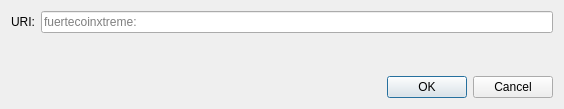
<?xml version="1.0" encoding="UTF-8"?>
<ui version="4.0">
 <class>OpenURIDialog</class>
 <widget class="QDialog" name="OpenURIDialog">
  <property name="geometry">
   <rect>
    <x>0</x>
    <y>0</y>
    <width>564</width>
    <height>109</height>
   </rect>
  </property>
  <property name="windowTitle">
   <string>Open fuertecoinxtreme URI</string>
  </property>
  <layout class="QVBoxLayout" name="verticalLayout">
   <item>
    <layout class="QHBoxLayout" name="horizontalLayout">
     <item>
      <widget class="QLabel" name="label">
       <property name="text">
        <string>URI:</string>
       </property>
      </widget>
     </item>
     <item>
      <widget class="QValidatedLineEdit" name="uriEdit">
       <property name="placeholderText">
        <string notr="true">fuertecoinxtreme:</string>
       </property>
      </widget>
     </item>
    </layout>
   </item>
   <item>
    <spacer name="verticalSpacer">
     <property name="orientation">
      <enum>Qt::Vertical</enum>
     </property>
     <property name="sizeHint" stdset="0">
      <size>
       <width>20</width>
       <height>40</height>
      </size>
     </property>
    </spacer>
   </item>
   <item>
    <widget class="QDialogButtonBox" name="buttonBox">
     <property name="orientation">
      <enum>Qt::Horizontal</enum>
     </property>
     <property name="standardButtons">
      <set>QDialogButtonBox::Cancel|QDialogButtonBox::Ok</set>
     </property>
    </widget>
   </item>
  </layout>
 </widget>
 <customwidgets>
  <customwidget>
   <class>QValidatedLineEdit</class>
   <extends>QLineEdit</extends>
   <header>qt/qvalidatedlineedit.h</header>
  </customwidget>
 </customwidgets>
 <resources/>
 <connections>
  <connection>
   <sender>buttonBox</sender>
   <signal>accepted()</signal>
   <receiver>OpenURIDialog</receiver>
   <slot>accept()</slot>
   <hints>
    <hint type="sourcelabel">
     <x>248</x>
     <y>254</y>
    </hint>
    <hint type="destinationlabel">
     <x>157</x>
     <y>274</y>
    </hint>
   </hints>
  </connection>
  <connection>
   <sender>buttonBox</sender>
   <signal>rejected()</signal>
   <receiver>OpenURIDialog</receiver>
   <slot>reject()</slot>
   <hints>
    <hint type="sourcelabel">
     <x>316</x>
     <y>260</y>
    </hint>
    <hint type="destinationlabel">
     <x>286</x>
     <y>274</y>
    </hint>
   </hints>
  </connection>
 </connections>
</ui>
